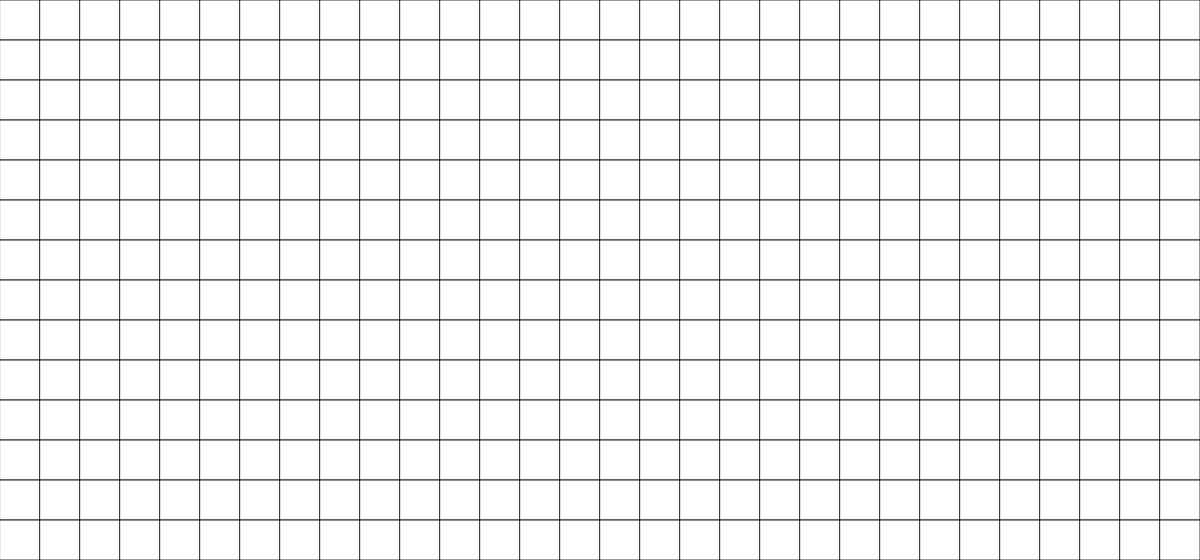
Frame 1 (no input)
Frame 60 (no input): identical to frame 1, image omitted
Frame 120 (the mouse pressed at the canvas centre since frame 60): identical to frame 1, image omitted

The p5.js sketch that drew this single still picture (run headless with seeded random() and noise() and a simulated clock; from frame 60 on, the mouse is pressed at the canvas centre):

// p5.js sketch
// ── sketch.js
// osu start (2d array assignment & final project)
// Parker Duggan
// Date
//
// Extra for Experts:
// - describe what you did to take this project "above and beyond"
//512, 384
// node package manager(NPM)
//start with making a grid and ahve them appear on that grid 

// simplified 
// create as smaller square that increases in size when it isthe size of the full square make hte player click
// if early/late by 50ms give 100 if early/late by 100 ms give 50

let notesToHit = [];
let rows;
let cols;
const CELL_SIZE = 50;
let grid = [];

function setup() {
  createCanvas(1500, 700);
  rows = Math.floor(height/CELL_SIZE);
  cols = Math.floor(width/CELL_SIZE);

  grid = generateGrid(cols, rows); 
}

function draw() {
  background(220);

  displayGrid();
}

function displayGrid() {
  for (let y = 0; y < rows; y++) {
    for (let x = 0; x < cols; x++) {
      fill(255);
      rect(x * CELL_SIZE, y * CELL_SIZE, CELL_SIZE, CELL_SIZE);
      createSquares(x, y);
    }
  }
}

function generateGrid(cols, rows) {
  let newGrid = [];
  for (let y = 0; y < rows; y++){
    newGrid.push([]);
    for (let x = 0; x < cols; x++){ 
      newGrid[y].push(0);
    }
  }
  return newGrid;
}

function createSquares(x, y) {
  
}
